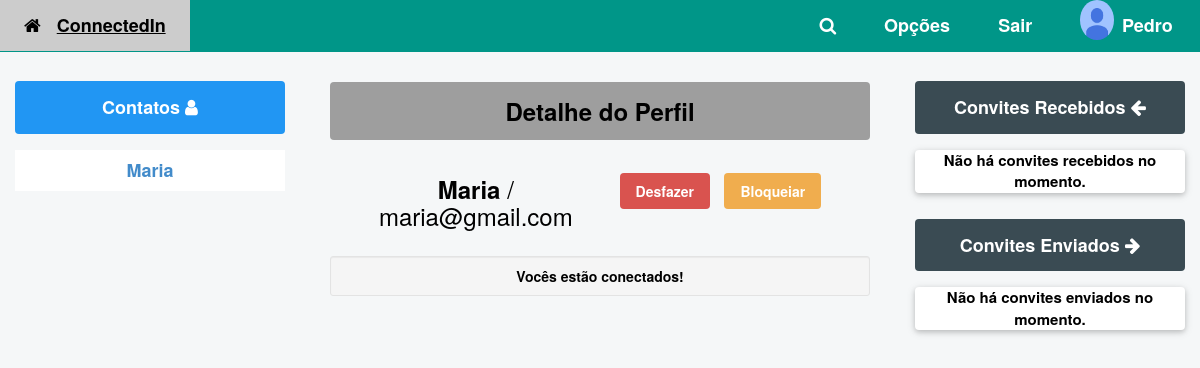
/perfil/2/ (signed in), run on the app's committed database.
### perfis/models.py (models this page shows, shortened)
class Perfil(models.Model):
	telefone = models.CharField(max_length=11, null=False)
	contatos = models.ManyToManyField('self', related_name='contatos')
	usuario = models.OneToOneField(User,related_name="perfil",on_delete=models.CASCADE)
	ativo = models.BooleanField(default=True)
	contatos_bloqueados = models.ManyToManyField('self', related_name='contatos_bloqueados')
	melhores_amigos = models.ManyToManyField('self', related_name='melhores_amigos')
	@property
	def nome(self):
		return self.usuario.username
	@property
	def email(self):
		return self.usuario.email

### perfis/views.py (the view)
# urls.py: path('perfil/<int:perfil_id>/', views.exibir_perfil, name='exibir'),
@login_required
@transaction.atomic
def exibir_perfil(request, perfil_id):
	perfil = Perfil.objects.get(id=perfil_id)
	perfil_logado = get_perfil_logado(request)
	ja_eh_contato = perfil in perfil_logado.contatos.all()
	return render(request, 'perfil.html',{'perfil' : perfil,
                   'perfil_logado' : get_perfil_logado(request),
                   'ja_eh_contato':ja_eh_contato})

### perfis/views.py (called while the page is built)
@login_required
def get_perfil_logado(request):
	return request.user.perfil

### perfis/templates/perfil.html (shortened to what this page needs)
{% extends "base.html" %}
{% block body %}
	<div class="w3-row" style="margin-top: 1px; margin-left: 5%; margin-right: 5%;">
		<div class="w3-row">
			<h3 class="w3-round w3-center w3-panel w3-padding-16 w3-gray">
            	<b>Detalhe do Perfil<b>
          	</h3>
		</div>
		<div class="w3-row">
			{% if ja_eh_contato %}
				{% if perfil_logado.contatos_bloqueados.all %}
					<div class="w3-col w3-center" style="width: 50%; margin-left: 5%;">
						<h3><b>{{perfil.nome}}</b> / {{perfil.email}} </h3>
					</div>
					<div class="w3-col w3-center" style="width: 20%; margin-top:17px;">
						<a href="{% url 'desbloquear' perfil.id %}" class="btn-primary w3-round w3-button">Desbloquear</a>
					</div>
				{% else %}
					{% if perfil_logado.melhores_amigos.all %}
						<div class="w3-col w3-center" style="width: 50%; margin-left: 2%;">
							<h3><b>{{perfil.nome}}</b> / {{perfil.email}} </h3>
						</div>
						<div class="w3-col w3-center" style="width: 20%; margin-top:17px;">
							<a href="{% url 'desfazer' perfil.id %}" class="btn-danger w3-round w3-button">Desfazer</a>
						</div>
						<div class="w3-col w3-center" style="width: 20%; margin-top:17px;">
							<a href="{% url 'bloquear' perfil.id %}" class="btn-warning w3-round w3-button">Bloqueiar</a>
						</div>
						<div class="w3-col w3-center well well-sm" style="margin-top:17px;">Vocês estão conectados!</div>
					{% endif %}
				{% endif %}
			{% endif %}
		</div>
	</div>
{% endblock  %}

### perfis/templates/base.html (shortened to what this page needs)
{% load static %}
<!DOCTYPE html>
<html lang="pt">
  <head>
    <link href="{% static 'styles/w3/w3.css' %}" rel="stylesheet">
    <link href="{% static 'styles/w3/w3-theme-blue-grey.css' %}" rel="stylesheet">
    <link href="{% static 'styles/bootstrap/bootstrap.css' %}" rel="stylesheet">
    <link href="{% static 'styles/site.css' %}" rel="stylesheet">
    <link href="{% static 'styles/signin.css' %}" rel="stylesheet">
    <link rel="stylesheet" href="https://cdnjs.cloudflare.com/ajax/libs/font-awesome/4.7.0/css/font-awesome.min.css">
  </head>
  <body class="w3-theme-l5">
    <header class="w3-top">
      <div class="w3-bar nav-color w3-left-align w3-large">
        <a href="{% url 'timeline' %}" class="w3-bar-item w3-button w3-padding-large w3-theme-d4"><i class="fa fa-home w3-margin-right"></i><b>ConnectedIn</b></a>
        <div class="w3-dropdown-hover w3-hide-small w3-right" title="User">
          <button class="w3-button w3-padding-large logo-user">
            <span style="margin-left: 5px;"><b style="color: white;">{{perfil_logado.nome}}</b></span>
            <img src="{% static 'img/photo.jpg' %}" class="image-perfil" alt="Avatar">
          </button>
        </div>
        <div class="w3-dropdown-hover w3-hide-small w3-right">
          <a href="/logout/" class="item-menu">
            <button class="w3-button w3-padding-large">
              <b>Sair</b>
            </button>
          </a>
        </div>
        <div class="w3-dropdown-hover w3-hide-small w3-right">
          <button class="w3-button w3-padding-large" title="Options"><b class="item-menu">Opções</b></button>
        </div>
        <div class="w3-dropdown-hover w3-hide-small w3-right">
          <button class="w3-button w3-padding-large item-menu"><i class="fa fa-search"></i></button>
        </div>
      </div>
    </header>
    <div class="w3-row">
      <nav class="w3-col  w3-cell w3-mobile" style="width:25%; margin-top: 25px;">
        <div class="w3-row" style="margin-left: 5%; margin-right: 5%;">
          <h4 class="w3-round w3-center w3-panel w3-padding-16 w3-blue">
            <b>Contatos<b>
            <i class="fa fa-user"></i>
          </h4>
          {% with total_de_contatos=perfil_logado.contatos.count %}
            {% if total_de_contatos %}
              <div class="w3-white">
                {% for contato in perfil_logado.contatos.all %}
                  <div class="w3-row">
                    <div class="w3-col w3-cell w3-center" style="width: 100%;">
                    <h4><b><a href="{% url 'exibir' contato.id %}">{{contato.nome}}</a></b></h4>
                    </div>
                  </div>
                {% endfor %}
              </div>
            {% else %}
              <div class="w3-card w3-white w3-round w3-center" style="font-size: 15px;">
                <p>Você não possui contatos no momento.</p>
              </div>
            {% endif %}
          {% endwith%}
        </div>
      </nav>
      <section class="w3-col  w3-cell w3-mobile" style="width:50%; margin-top: 25px;">
        {% block body%}
        {% endblock %}
      </section>
      <aside class="w3-col  w3-cell w3-mobile w3-right" style="width:25%; margin-top: 25px;">
        <div class="w3-row" style="margin-left: 5%; margin-right: 5%;">
          <h4 class="w3-round w3-center w3-panel w3-padding-16 w3-theme-d4">
            <b>Convites Recebidos<b>
            <i class="fa fa-arrow-left"></i>
          </h4>
          {% with total=perfil_logado.convites_recebidos.count %}
            {% if total %}
              <div class="w3-white">
                {% for convite in perfil_logado.convites_recebidos.all %}
                  <div class="w3-row">
                    <div class="w3-col w3-cell w3-center" style="width: 33.333%;">
                      <h4><b>{{ convite.solicitante.nome}}</b></h4>
                    </div>
                    <div class="w3-col w3-cell w3-center" style="width: 33.333%;">
                      <a href="{% url 'aceitar' convite.id %}" class="btn-primary w3-round w3-button">Aceitar</a>
                    </div>
                    <div class="w3-col w3-cell w3-center" style="width: 33.333%;">
                      <a href="{% url 'recusar' convite.id %}" class="btn-danger w3-round w3-button">Recusar</a>
                    </div>
                    <hr>
                  </div>
                {% endfor %}
              </div>
            {% else %}
              <div class="w3-card w3-white w3-round w3-center" style="font-size: 15px;">
                <p>Não há convites recebidos no momento.</p>
              </div>
            {% endif %}
          {% endwith %}
        </div>
        <div class="w3-row" style="margin-left: 5%; margin-right: 5%;">
          <h4 class="w3-round w3-center w3-panel w3-padding-16 w3-theme-d4">
            <b>Convites Enviados<b>
            <i class="fa fa-arrow-right"></i>
          </h4>
          {% with total=perfil_logado.convites_feitos.count %}
            {% if total %}
              <div class="w3-white">
                {% for convite in perfil_logado.convites_feitos.all %}
                  <div class="w3-row">
                    <div class="w3-col w3-cell w3-center" style="width: 50%;">
                      <h4><b>{{convite.convidado.nome}}</b></h4>
                    </div>
                    <div class="w3-col w3-cell w3-center" style="width: 50%;">
                      <a href="{% url 'recusar' convite.id %}" class="w3-button btn-danger w3-round">Cancelar</a>
                    </div>
                  </div>
                {% endfor %}
              </div>
            {% else %}
              <div class="w3-card w3-white w3-round w3-center" style="font-size: 15px;">
                <p>Não há convites enviados no momento.</p>
              </div>
            {% endif %}
          {% endwith %}
        </div>
      </aside>
    </div>
  </body>
</html>

### perfis/static/styles/w3/w3.css (style rules this page uses)
html { box-sizing:border-box }
*,*:before,*:after { box-sizing:inherit }
html { -ms-text-size-adjust:100%;-webkit-text-size-adjust:100% }
body { margin:0 }
article,aside,details,figcaption,figure,footer,header,main,menu,nav,section { display:block }
a { background-color:transparent }
b,strong { font-weight:bolder }
img { border-style:none }
button,input,select,textarea,optgroup { font:inherit;margin:0 }
button,input { overflow:visible }
button,select { text-transform:none }
button,[type=button],[type=reset],[type=submit] { -webkit-appearance:button }
html,body { font-family:Verdana,sans-serif;font-size:15px;line-height:1.5 }
html { overflow-x:hidden }
h3 { font-size:24px }
h4 { font-size:20px }
h1,h2,h3,h4,h5,h6 { font-family:"Segoe UI",Arial,sans-serif;font-weight:400;margin:10px 0 }
img { vertical-align:middle }
a { color:inherit }
.w3-btn,.w3-button { border:none;display:inline-block;padding:8px 16px;vertical-align:middle;overflow:hidden;text-decoration:none;color:inherit;background-color:inherit;text-align:center;cursor:pointer;white-space:nowrap }
.w3-btn,.w3-button { -webkit-touch-callout:none;-webkit-user-select:none;-khtml-user-select:none;-moz-user-select:none;-ms-user-select:none;user-select:none }
.w3-dropdown-click,.w3-dropdown-hover { position:relative;display:inline-block;cursor:pointer }
.w3-bar { width:100%;overflow:hidden }
.w3-bar .w3-bar-item { padding:8px 16px;float:left;width:auto;border:none;display:block;outline:0 }
.w3-bar .w3-dropdown-hover,.w3-bar .w3-dropdown-click { position:static;float:left }
.w3-bar .w3-button { white-space:normal }
.w3-container:after,.w3-container:before,.w3-panel:after,.w3-panel:before,.w3-row:after,.w3-row:before,.w3-row-padding:after,.w3-row-padding:before, .w3-cell-row:before,.w3-cell-row:after,.w3-clear:after,.w3-clear:before,.w3-bar:before,.w3-bar:after { content:"";display:table;clear:both }
.w3-col,.w3-half,.w3-third,.w3-twothird,.w3-threequarter,.w3-quarter { float:left;width:100% }
.w3-cell { display:table-cell }
.w3-top,.w3-bottom { position:fixed;width:100%;z-index:1 }
.w3-top { top:0 }
.w3-round,.w3-round-medium { border-radius:4px }
.w3-container,.w3-panel { padding:0.01em 16px }
.w3-panel { margin-top:16px;margin-bottom:16px }
.w3-card,.w3-card-2 { box-shadow:0 2px 5px 0 rgba(0,0,0,0.16),0 2px 10px 0 rgba(0,0,0,0.12) }
.w3-large { font-size:18px!important }
.w3-left-align { text-align:left!important }
.w3-center { text-align:center!important }
.w3-margin-right { margin-right:16px!important }
.w3-padding-large { padding:12px 24px!important }
.w3-padding-16 { padding-top:16px!important;padding-bottom:16px!important }
.w3-right { float:right!important }
.w3-blue,.w3-hover-blue:hover { color:#fff!important;background-color:#2196F3!important }
.w3-white,.w3-hover-white:hover { color:#000!important;background-color:#fff!important }
.w3-grey,.w3-hover-grey:hover,.w3-gray,.w3-hover-gray:hover { color:#000!important;background-color:#9e9e9e!important }

### perfis/static/styles/w3/w3-theme-blue-grey.css (style rules this page uses)
.w3-theme-l5 { color:#000 !important; background-color:#f5f7f8 !important }
.w3-theme-d4 { color:#fff !important; background-color:#3a4b53 !important }

### perfis/static/styles/site.css (style rules this page uses)
.nav-color { background-color: #009688 !important; }
.image-perfil { float: left; max-height: 35%; max-width: 35%; border-radius: 50%; margin-top: -12.4px; width: 40px; height: 40px; }
.item-menu { color: white; }

### perfis/static/styles/signin.css (style rules this page uses)
body { padding-top: 40px; padding-bottom: 40px; background-color: #eee; }

### data on the page
Perfil: nome "Pedro"
Perfil: nome "Maria", email "maria@gmail.com"
